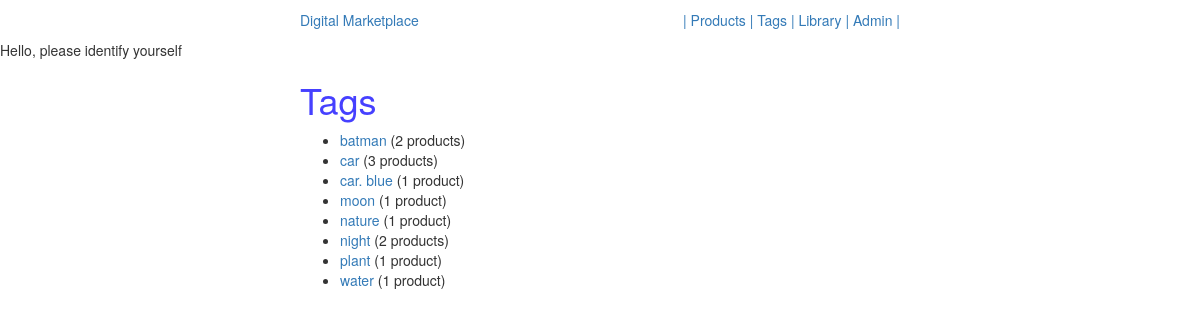
Page /tags/ on the earlier database version.
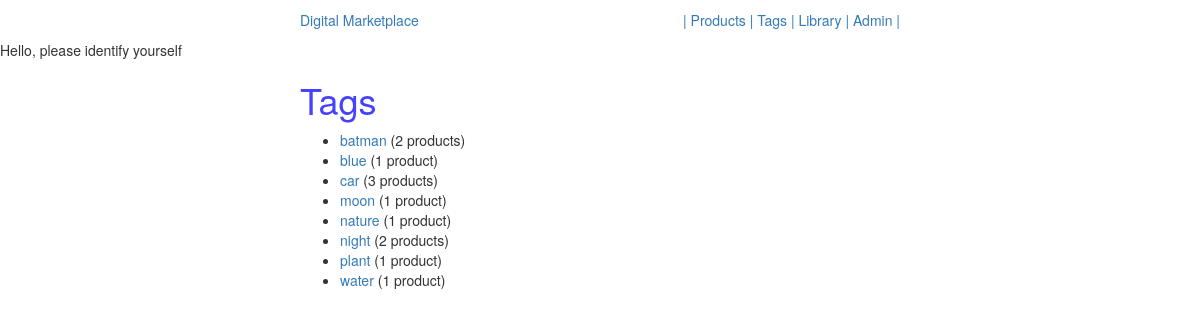
Same page on the later database version.
### tags/models.py (models this page shows, shortened)
class Tag(m.Model):
    title = m.CharField(max_length=120, unique=True)
    slug = m.SlugField(blank=True, unique=True)
    products = m.ManyToManyField(Product, blank=True)
    active = m.BooleanField(default=True)
    objects = m.Manager()
    active_tags = ActiveTagManager()
    tags = TagManager()
    def get_absolute_url(self):
        view_name = 'tags:detail'
        return reverse(view_name, kwargs={'slug': self.slug})

### tags/views.py (the view)
class TagListView(ListView):
    model = Tag
    def get_queryset(self):
        return Tag.active_tags.all()

### tags/models.py (called while the page is built)
    def get_queryset(self):
        return super(ActiveTagManager, self).get_queryset().filter(active=True).order_by('title')

### templates/tags/tag_list.html
{% extends 'base.html'%}
{% block content %}
<h1>Tags</h1>
<ul>
    {% for instance in object_list %}
        {% if instance.products.count > 0 %}
            <li><a href="{{ instance.get_absolute_url }}">{{ instance.title }}</a> ({{ instance.products.count }}
                product{% if instance.products.count > 1 %}s{% endif %})</li>
        {% endif %}
    {% empty %}
        <li>No Tags have been registered yet</li>
    {% endfor %}
</ul>
{% endblock %}

### templates/base.html (shortened to what this page needs)
{% load staticfiles %}
<!DOCTYPE html>
<html lang="en" xmlns="http://www.w3.org/1999/html">
<head>
</head>
    <link rel="stylesheet" href="https://maxcdn.bootstrapcdn.com/bootstrap/3.3.7/css/bootstrap.min.css"
>
    <link rel="stylesheet" href="https://maxcdn.bootstrapcdn.com/bootstrap/3.3.7/css/bootstrap-theme.min.css"
>
    <link rel="stylesheet" href="//code.jquery.com/ui/1.12.1/themes/base/jquery-ui.css">
    <link rel="stylesheet" href="{% static 'css/base.css' %}" />
    <link rel="stylesheet" href="{% static 'css/rating.css' %}" />
<body>
<nav class="main-nav">
    <ul class="pull-left first-nav">
        <li><a href="{% url 'dashboard' %}">Digital Marketplace</a></li>
    </ul>
    <ul class="pull-right">
        <li><a href="{% url 'products:list' %}">| Products</a></li>
        <li><a href="{% url 'tags:list' %}">| Tags</a></li>
        <li><a href="{% url 'library' %}">| Library</a></li>
        <li><a href="http://localhost:8000/admin">| Admin |</a></li>
    </ul>
</nav>
<div class="greeting">
    {% if request.user.is_authenticated %}
        <p>Hello, <strong>{{ request.user.username|capfirst }}</strong></p>
    {% else %}
        <p>Hello, please identify yourself</p>
    {% endif %}
</div>
<div class="main-content">
    {% block content %}{% endblock content %}
</div>
</body>
</html>

### static/css/base.css (style rules this page uses)
h1 { color: #4640ff; }

Differences in the rows shown:
removed Tag: title "car. blue", products.count "1"
now on this page (row edited): Tag: title "blue", products.count "1"
